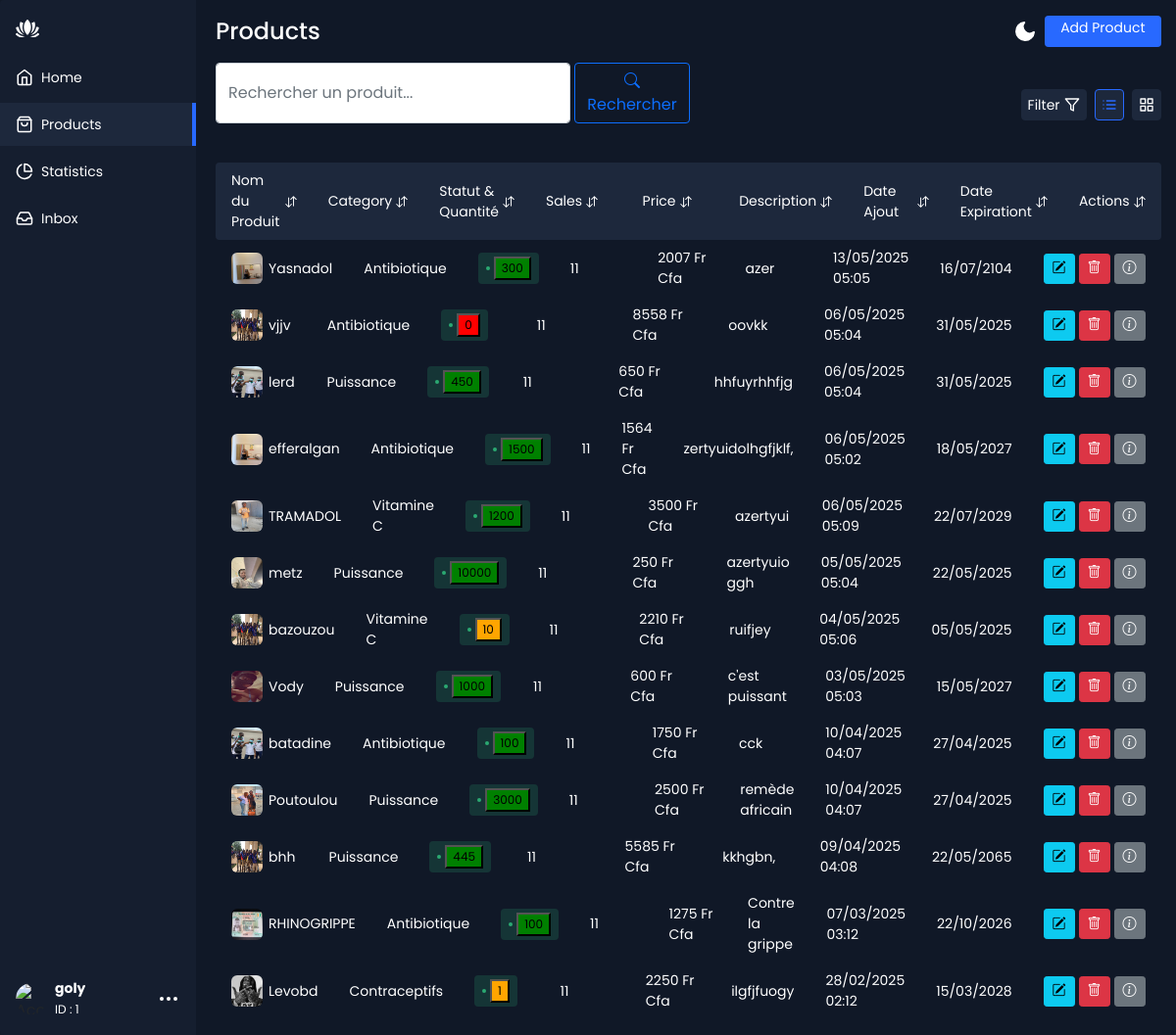
Before: /produit/ (signed in) with the older database file.
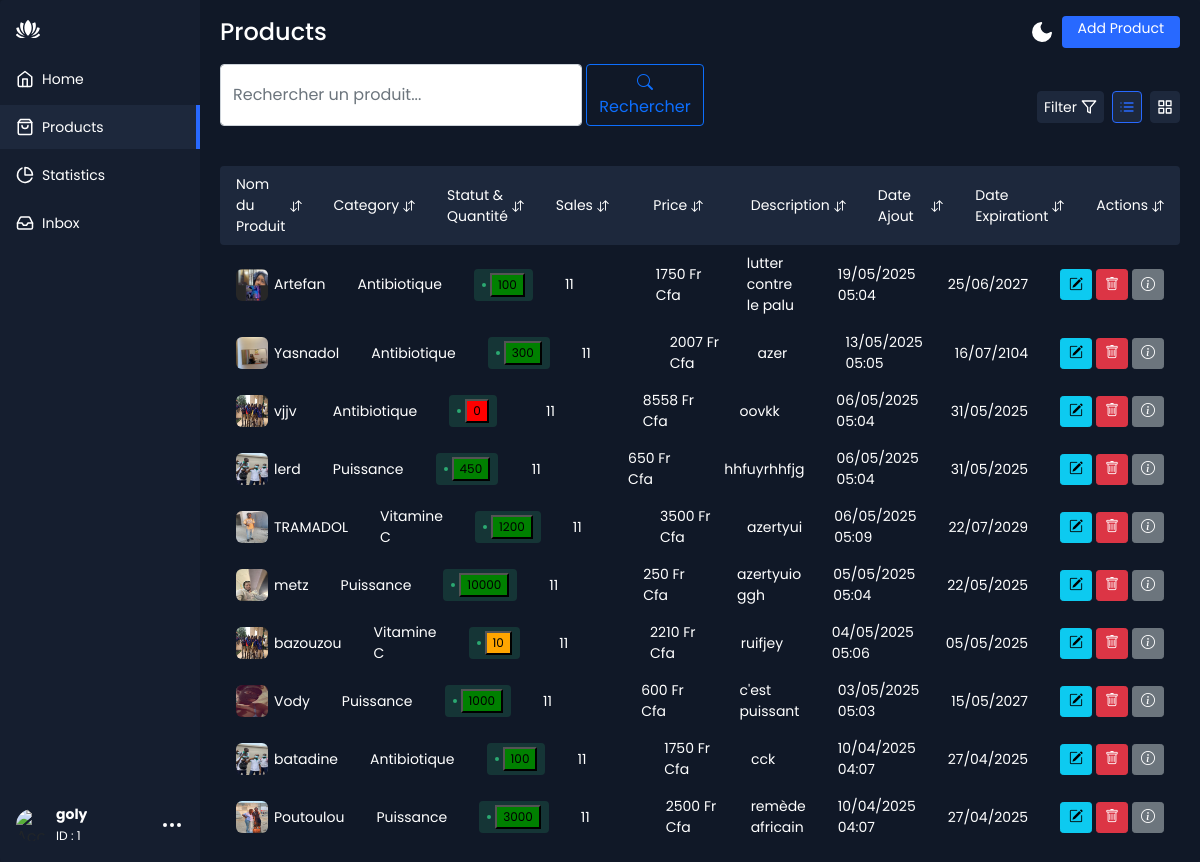
After: the same page with the newer database file.
### Produits/models.py (models this page shows, shortened)
class Produit(models.Model):
    name = models.CharField(max_length=200)
    category = models.ForeignKey(Category, on_delete=models.CASCADE)
    price = models.IntegerField()
    quantite = models.PositiveIntegerField()
    description = models.TextField()
    date_ajout = models.DateTimeField(auto_now_add=True)
    date_expiration = models.DateTimeField()
    image = models.ImageField(upload_to='produits/', null=True, blank=True)
    class Meta:
        ordering = ['-date_ajout']
    def statut_quantite(self):
        if self.quantite == 0:
            return 'red'
        elif self.quantite <= 10:
            return 'orange'
        else:
            return 'green'

class Category(models.Model):
    name = models.CharField(max_length=200)

### Produits/views.py (the view)
# urls.py: path('produit/', produit_list.as_view(), name='produit'),  # liste des produits
class produit_list(LoginRequiredMixin, ListView):
    model = Produit
    template_name = 'produit.html'
    context_object_name = 'produits'

### Produits/templates/produit.html (shortened to what the changed rows need)
{% load static %}
<!DOCTYPE html>
<html lang="en" >
<head>
  <link rel="stylesheet" href="https://cdnjs.cloudflare.com/ajax/libs/normalize/5.0.0/normalize.min.css">
  <link rel="stylesheet" href="{% static 'bootstrap.min.css' %}">
  <link rel="stylesheet" href="{% static 'style.css' %}">
  <link rel="stylesheet" href="https://cdn.jsdelivr.net/npm/bootstrap-icons@1.11.1/font/bootstrap-icons.css">
</head>
<body>
<div class="app-container">
  <div class="app-content">
    <div class="app-content-header">
      <h1 class="app-content-headerText">Products</h1>
    </div>
    <div class="products-area-wrapper tableView">
        {% for n in object_list %}
        <div class="products-row">
          <div class="product-cell image">
            {% if n.image %}
              <img src="{{ n.image.url }}" alt="{{ n.name }}">
            {% else %}
            <img src="{{ Produits.image.url }}" alt="Image non disponible" class="img-thumbnail" width="150">
            {% endif %}
            <span>{{ n.name }}</span>
          </div>
          <div class="product-cell category"><span class="cell-label">Catégorie:</span>{{ n.category.name }}</div>
          <div class="product-cell status-cell">
            <span class="status active">
              <button class="button {{ n.statut_quantite }}">{{ n.quantite }}</button>
            </span>
          </div>
          <div class="product-cell sales"><span class="cell-label">Ventes:</span>11</div>
          <div class="product-cell price"><span class="cell-label">Prix:</span>{{ n.price }} Fr Cfa</div>
          <div class="product-cell description"><span class="cell-label">Description:</span>{{ n.description }}</div>
          <div class="product-cell date"><span class="cell-label">Ajouté le:</span>{{ n.date_ajout|date:"d/m/Y m:h" }}</div>
          <div class="product-cell date"><span class="cell-label">Expire le:</span>{{ n.date_expiration|date:"d/m/Y" }}</div>
          <div class="product-cell Actions">
              <a href="{% url 'modifier' n.pk %}" class="btn btn-info btn-sm me-1" title="Modifier"><i class="bi bi-pencil-square"></i></a>
              <a href="{% url 'produit_supprimer' n.pk %}" class="btn btn-danger btn-sm me-1" data-id="{{ n.id }}" title="Supprimer"><i class="bi bi-trash"></i></a>
              <a href="{% url 'produit_detail' n.pk %} "class="btn btn-secondary btn-sm" title="Détails"><i class="bi bi-info-circle"></i></a>
          </div>
        </div>
      {% endfor %}
  </div>
</div>
</body>
</html>

Changed rows visible on the page:
removed Produit: image (picture), name "efferalgan", category.name "Antibiotique", quantite "1500", price "1564", description "zertyuidolhgfjklf,", date_ajout "06/05/2025 05:02", date_expiration "18/05/2027"
removed Produit: image (picture), name "bhh", category.name "Puissance", quantite "445", price "5585", description "kkhgbn,", date_ajout "09/04/2025 04:08", date_expiration "22/05/2065"
removed Produit: image (picture), name "RHINOGRIPPE", category.name "Antibiotique", quantite "100", price "1275", description "Contre la grippe", date_ajout "07/03/2025 03:12", date_expiration "22/10/2026"
removed Produit: image (picture), name "Levobd", category.name "Contraceptifs", quantite "1", price "2250", description "ilgfjfuogy", date_ajout "28/02/2025 02:12", date_expiration "15/03/2028"
added Produit: image (picture), name "Artefan", category.name "Antibiotique", quantite "100", price "1750", description "lutter contre le palu", date_ajout "19/05/2025 05:04", date_expiration "25/06/2027"
